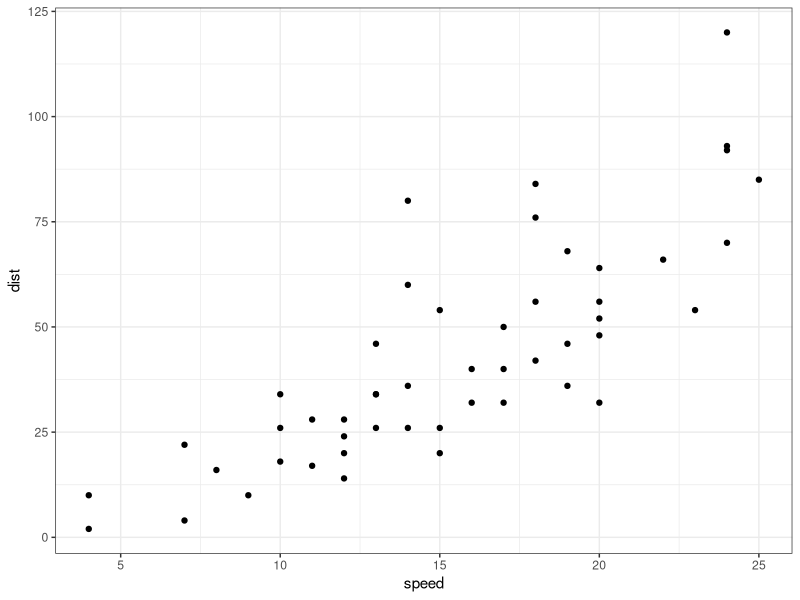
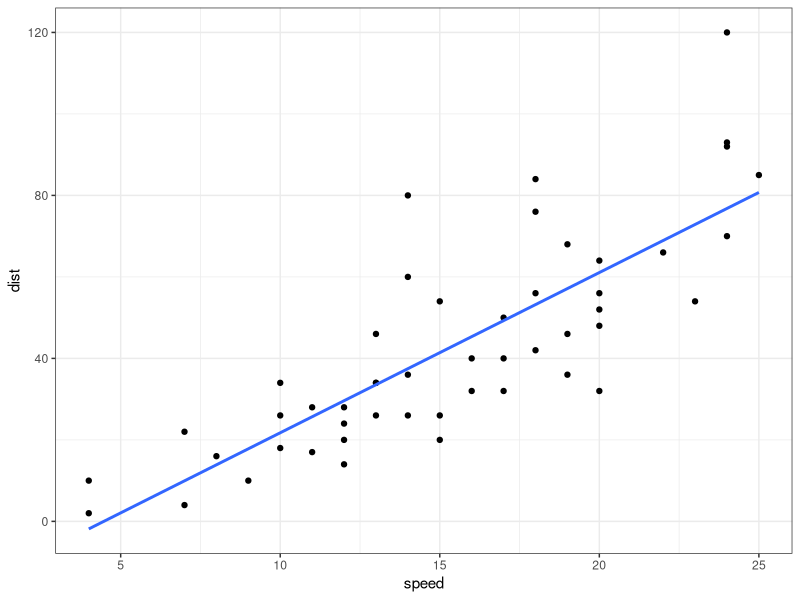
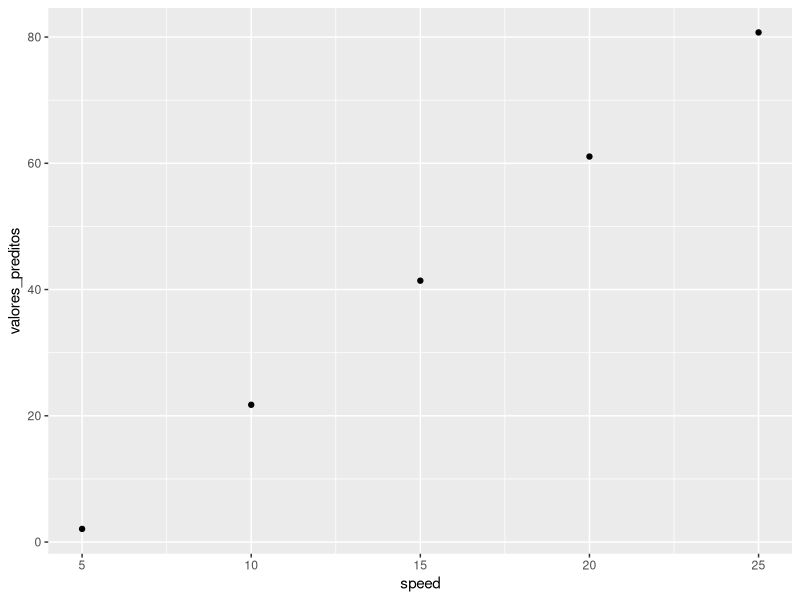
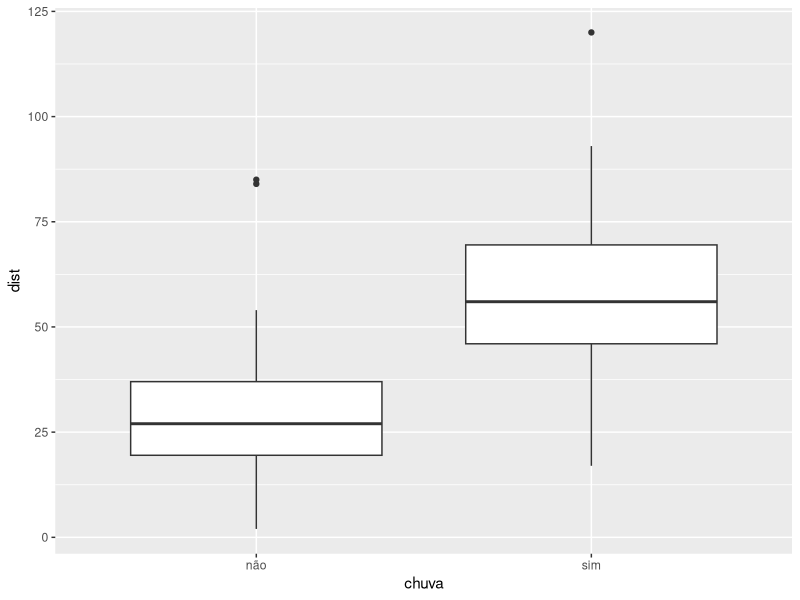
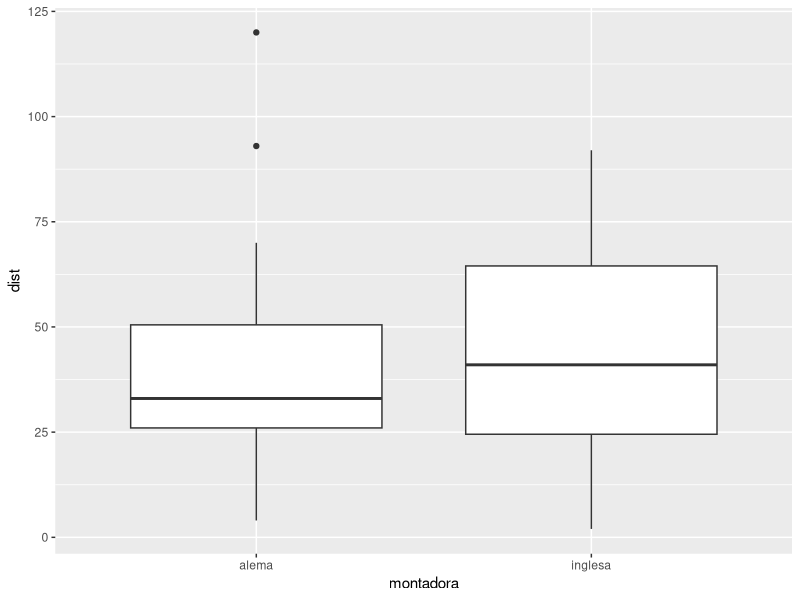
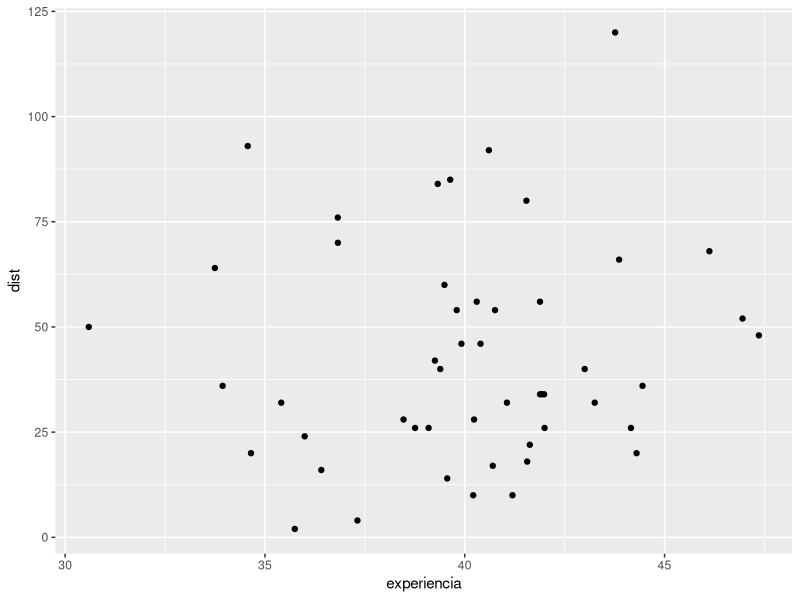

These charts were generated, in order, by the following R code: (Note: this script raises an error after producing the figures.)
## ---- chunk 1
# install.packages("tidyverse")
# install.packages("recipes")
# install.packages("caret")

library(tidyverse)
library(recipes)
library(caret)
## ---- chunk 2
# dados ----------------------------
cars
help(cars)
## ---- chunk 3
ggplot(cars, aes(speed, dist)) +
  geom_point() +
  theme_bw()
## ---- chunk 4
ggplot(cars, aes(speed, dist)) +
  geom_point() +
  geom_smooth(method = "lm", se = FALSE) +
  theme_bw()
## ---- chunk 5
ajuste <- lm(dist ~ speed, data = cars)
summary(ajuste)
## ---- chunk 6
novas_obs <- data.frame(speed = seq(5, 25, by = 5))

novas_obs %>% 
  mutate(
    valores_preditos = predict(ajuste, novas_obs)
  ) %>% 
  ggplot(aes(x = speed, y = valores_preditos)) +
  geom_point()

predict(ajuste, novas_obs)
## ---- chunk 7
n <- nrow(cars)

cars_v2 <- cars %>% 
  mutate(
    montadora = sample(c("inglesa", "alema"), n, replace = TRUE),
    experiencia = rnorm(n, 40, 4),
    chuva = rbernoulli(n, p = ifelse(cars$dist > mean(cars$dist), 0.8, 0.2)),
    chuva = ifelse(chuva, "sim", "não")
  )

View(cars_v2)

cars_v2 %>% 
  ggplot(aes(x = chuva, y = dist)) +
  geom_boxplot()

cars_v2 %>% 
  ggplot(aes(x = montadora, y = dist)) +
  geom_boxplot()

cars_v2 %>% 
  ggplot(aes(x = experiencia, y = dist)) +
  geom_point()
## ---- chunk 8
receita <- recipe(dist ~ ., data = cars_v2) %>% 
  step_dummy(all_nominal()) %>% 
  step_log(dist) %>% 
  step_center(speed)

prep <- prep(receita, data = cars_v2)
base_treino <- bake(prep, cars_v2)

ajuste <- lm(dist ~ ., base_treino)
summary(ajuste)
## ---- chunk 9
receita <- recipe(dist ~ ., data = cars_v2) %>% 
  step_dummy(all_nominal()) %>% 
  step_rm(speed) %>% 
  step_log(dist)

modelo <- train(
  receita, 
  cars_v2, 
  method = "lm"
)

modelo

# Para acessar o modelo final
summary(modelo$finalModel)

# Função para avaliar a "importância" de cada preditor
varImp(modelo)
## ---- chunk 10
diamantes <- ggplot2::diamonds
glimpse(diamantes)

# Vamos transformar as variáveis ordinais em categóricas

diamantes <- diamantes %>%
  mutate(
    cut = as.character(cut),
    color = as.character(color),
    clarity = as.character(clarity)
  )

# Criando uma base de "novas observações"
id_novos <- sample(1:nrow(diamantes), size = 1000)

diamantes_novos <- slice(diamantes, id_novos)
diamantes <- slice(diamantes, -id_novos)
## ---- chunk 11
receita <- recipe(price ~ ., diamantes) %>%
  step_corr(all_predictors(), -all_nominal()) %>% 
  step_nzv(all_predictors()) %>% 
  step_dummy(all_nominal(), -all_outcomes())
  
prep <- prep(receita, diamantes)

amelia # pacote para visualizar NAs
## ---- chunk 12
modelo <- train(
  receita,
  diamantes,
  method = "lm"
)

modelo
## ---- chunk 13
ggplot(diamantes, aes(x = price)) +
  geom_histogram()

diamantes_novos %>% 
  mutate(
    valores_preditos = predict(modelo, diamantes_novos)
  ) %>% 
  ggplot(aes(x = price, y = valores_preditos)) +
  geom_point() +
  geom_abline(slope = 1, intercept = 0, color = "blue")
## ---- chunk 14
all_nominal()
all_numeric()
all_outcomes()
all_predictors()
## ---- chunk 15
predict(modelo, base_nova)
